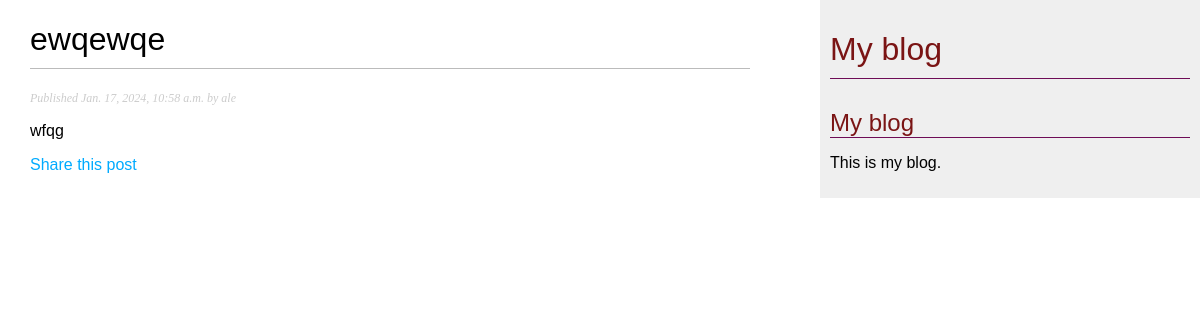
Screenshot of /blog/2024/1/17/ewqewqe/ with the database file from the repository.
### blog/models.py (models this page shows, shortened)
class Post(models.Model):
    STATUS_CHOICES = (('draft', 'Draft'), ('published', 'Published'))
    title = models.CharField(max_length=250)
    slug = models.SlugField(max_length=250, unique_for_date='publish')
    author = models.ForeignKey(User, on_delete=models.CASCADE, related_name='blog_posts')
    body = models.TextField()
    publish = models.DateTimeField(default=timezone.now)
    created = models.DateTimeField(auto_now_add=True)
    updated = models.DateTimeField(auto_now=True)
    status = models.CharField(max_length=10, choices=STATUS_CHOICES, default='draft')
    objects = models.Manager()
    published = PublishedManager()
    class Meta:
        ordering = ('-publish',)

### blog/views.py (the view)
def post_detail(request, year, month, day, post):
    post = get_object_or_404(Post, slug=post,
                                   status='published',
                                   publish__year=year,
                                   publish__month=month,
                                   publish__day=day)
    return render(request,
                  'blog/post/details.html',
                  {'post': post})

### blog/templates/blog/post/details.html (shortened to what this page needs)
{% extends "blog/base.html" %}
{% block content %}
  <h1>{{ post.title }}</h1>
  <p class="date">
    Published {{ post.publish }} by {{ post.author }}
  </p>
  {{ post.body|linebreaks }}
   <p>
    <a href="{% url "blog:post_share" post.id %}">
      Share this post
    </a>
  </p>
{% endblock %}

### blog/static/css/blog.css (style rules this page uses)
body { margin:0; padding:0; font-family:helvetica, sans-serif; }
a { color:#00abff; text-decoration:none; }
h1 { font-weight:normal; border-bottom:1px solid #bbb; padding:0 0 10px 0; }
p.date { color:#ccc; font-family: georgia, serif; font-size: 12px; font-style: italic; }

### rows the page displays
Post: title "ewqewqe", publish "Jan. 17, 2024, 10:58 a.m.", author "ale", body "wfqg"
